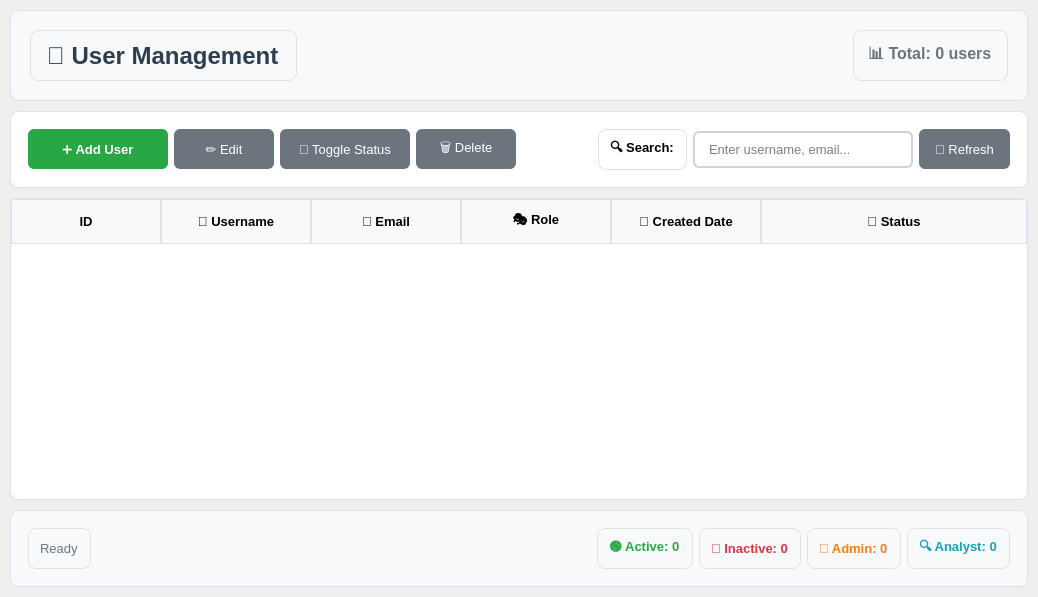
<?xml version="1.0" encoding="UTF-8"?>
<ui version="4.0">
 <class>Form</class>
 <widget class="QWidget" name="Form">
  <property name="geometry">
   <rect>
    <x>0</x>
    <y>0</y>
    <width>1038</width>
    <height>597</height>
   </rect>
  </property>
  <property name="font">
   <font>
    <pointsize>10</pointsize>
   </font>
  </property>
  <property name="windowTitle">
    <string>User Management</string>
  </property>
  <layout class="QVBoxLayout" name="mainLayout">
   <property name="spacing">
    <number>10</number>
   </property>
   <property name="leftMargin">
    <number>10</number>
   </property>
   <property name="topMargin">
    <number>10</number>
   </property>
   <property name="rightMargin">
    <number>10</number>
   </property>
   <property name="bottomMargin">
    <number>10</number>
   </property>
   <item>
    <widget class="QFrame" name="headerFrame">
     <property name="styleSheet">
      <string notr="true">QFrame {
    background-color: #f8f9fa;
    border: 1px solid #dee2e6;
    border-radius: 8px;
    padding: 10px;
}</string>
     </property>
     <property name="frameShape">
      <enum>QFrame::StyledPanel</enum>
     </property>
     <layout class="QHBoxLayout" name="headerLayout">
      <item>
       <widget class="QLabel" name="titleLabel">
        <property name="font">
         <font>
          <pointsize>18</pointsize>
          <weight>75</weight>
          <bold>true</bold>
         </font>
        </property>
        <property name="styleSheet">
         <string notr="true">color: #2c3e50;</string>
        </property>
        <property name="text">
         <string>👥 User Management</string>
        </property>
       </widget>
      </item>
      <item>
       <spacer name="headerSpacer">
        <property name="orientation">
         <enum>Qt::Horizontal</enum>
        </property>
        <property name="sizeHint" stdset="0">
         <size>
          <width>40</width>
          <height>20</height>
         </size>
        </property>
       </spacer>
      </item>
      <item>
       <widget class="QLabel" name="statsLabel">
        <property name="font">
         <font>
          <pointsize>12</pointsize>
          <weight>75</weight>
          <bold>true</bold>
         </font>
        </property>
        <property name="styleSheet">
         <string notr="true">color: #6c757d;</string>
        </property>
        <property name="text">
         <string>📊 Total: 0 users</string>
        </property>
       </widget>
      </item>
     </layout>
    </widget>
   </item>
   <item>
    <widget class="QFrame" name="toolbarFrame">
     <property name="styleSheet">
      <string notr="true">QFrame {
    background-color: #ffffff;
    border: 1px solid #dee2e6;
    border-radius: 8px;
    padding: 8px;
}</string>
     </property>
     <property name="frameShape">
      <enum>QFrame::StyledPanel</enum>
     </property>
     <layout class="QHBoxLayout" name="toolbarLayout">
      <item>
       <widget class="QPushButton" name="addUserBtn">
        <property name="minimumSize">
         <size>
          <width>140</width>
          <height>40</height>
         </size>
        </property>
        <property name="font">
         <font>
          <pointsize>10</pointsize>
          <weight>75</weight>
          <bold>true</bold>
         </font>
        </property>
        <property name="styleSheet">
         <string notr="true">QPushButton {
    background-color: #28a745;
    color: white;
    border: none;
    border-radius: 6px;
    padding: 8px 16px;
}
QPushButton:hover {
    background-color: #218838;
}
QPushButton:pressed {
    background-color: #1e7e34;
}</string>
        </property>
        <property name="text">
         <string>➕ Add User</string>
        </property>
       </widget>
      </item>
      <item>
       <widget class="QPushButton" name="editUserBtn">
        <property name="enabled">
         <bool>false</bool>
        </property>
        <property name="minimumSize">
         <size>
          <width>100</width>
          <height>40</height>
         </size>
        </property>
        <property name="font">
         <font>
          <pointsize>10</pointsize>
         </font>
        </property>
        <property name="styleSheet">
         <string notr="true">QPushButton {
    background-color: #007bff;
    color: white;
    border: none;
    border-radius: 6px;
    padding: 8px 16px;
}
QPushButton:hover {
    background-color: #0056b3;
}
QPushButton:disabled {
    background-color: #6c757d;
    color: #ffffff;
}</string>
        </property>
        <property name="text">
         <string>✏️ Edit</string>
        </property>
       </widget>
      </item>
      <item>
       <widget class="QPushButton" name="toggleStatusBtn">
        <property name="enabled">
         <bool>false</bool>
        </property>
        <property name="minimumSize">
         <size>
          <width>130</width>
          <height>40</height>
         </size>
        </property>
        <property name="font">
         <font>
          <pointsize>10</pointsize>
         </font>
        </property>
        <property name="styleSheet">
         <string notr="true">QPushButton {
    background-color: #ffc107;
    color: #212529;
    border: none;
    border-radius: 6px;
    padding: 8px 16px;
}
QPushButton:hover {
    background-color: #e0a800;
}
QPushButton:disabled {
    background-color: #6c757d;
    color: #ffffff;
}</string>
        </property>
        <property name="text">
         <string>🔄 Toggle Status</string>
        </property>
       </widget>
      </item>
      <item>
       <widget class="QPushButton" name="deleteUserBtn">
        <property name="enabled">
         <bool>false</bool>
        </property>
        <property name="minimumSize">
         <size>
          <width>100</width>
          <height>40</height>
         </size>
        </property>
        <property name="font">
         <font>
          <pointsize>10</pointsize>
         </font>
        </property>
        <property name="styleSheet">
         <string notr="true">QPushButton {
    background-color: #dc3545;
    color: white;
    border: none;
    border-radius: 6px;
    padding: 8px 16px;
}
QPushButton:hover {
    background-color: #c82333;
}
QPushButton:disabled {
    background-color: #6c757d;
    color: #ffffff;
}</string>
        </property>
        <property name="text">
         <string>🗑️ Delete</string>
        </property>
       </widget>
      </item>
      <item>
       <spacer name="toolbarSpacer">
        <property name="orientation">
         <enum>Qt::Horizontal</enum>
        </property>
        <property name="sizeHint" stdset="0">
         <size>
          <width>40</width>
          <height>20</height>
         </size>
        </property>
       </spacer>
      </item>
      <item>
       <widget class="QLabel" name="searchLabel">
        <property name="font">
         <font>
          <pointsize>10</pointsize>
          <weight>75</weight>
          <bold>true</bold>
         </font>
        </property>
        <property name="text">
         <string>🔍 Search:</string>
        </property>
       </widget>
      </item>
      <item>
       <widget class="QLineEdit" name="searchEdit">
        <property name="minimumSize">
         <size>
          <width>220</width>
          <height>35</height>
         </size>
        </property>
        <property name="font">
         <font>
          <pointsize>10</pointsize>
         </font>
        </property>
        <property name="styleSheet">
         <string notr="true">QLineEdit {
    border: 2px solid #ced4da;
    border-radius: 6px;
    padding: 8px 12px;
    background-color: #ffffff;
}
QLineEdit:focus {
    border-color: #007bff;
    outline: none;
}</string>
        </property>
        <property name="placeholderText">
         <string>Enter username, email...</string>
        </property>
       </widget>
      </item>
      <item>
       <widget class="QPushButton" name="refreshBtn">
        <property name="minimumSize">
         <size>
          <width>90</width>
          <height>40</height>
         </size>
        </property>
        <property name="font">
         <font>
          <pointsize>10</pointsize>
         </font>
        </property>
        <property name="styleSheet">
         <string notr="true">QPushButton {
    background-color: #6c757d;
    color: white;
    border: none;
    border-radius: 6px;
    padding: 8px 16px;
}
QPushButton:hover {
    background-color: #545b62;
}</string>
        </property>
        <property name="text">
         <string>🔄 Refresh</string>
        </property>
       </widget>
      </item>
     </layout>
    </widget>
   </item>
   <item>
    <widget class="QTableWidget" name="usersTable">
     <property name="styleSheet">
      <string notr="true">QTableWidget {
    border: 1px solid #dee2e6;
    border-radius: 8px;
    background-color: #ffffff;
    gridline-color: #dee2e6;
}
QTableWidget::item {
    padding: 8px;
    border-bottom: 1px solid #dee2e6;
}
QTableWidget::item:selected {
    background-color: #007bff;
    color: white;
}
QHeaderView::section {
    background-color: #f8f9fa;
    border: 1px solid #dee2e6;
    padding: 8px;
    font-weight: bold;
}</string>
     </property>
     <property name="alternatingRowColors">
      <bool>true</bool>
     </property>
     <property name="selectionBehavior">
      <enum>QAbstractItemView::SelectRows</enum>
     </property>
     <property name="sortingEnabled">
      <bool>true</bool>
     </property>
     <property name="columnCount">
      <number>6</number>
     </property>
     <attribute name="horizontalHeaderCascadingSectionResizes">
      <bool>false</bool>
     </attribute>
     <attribute name="horizontalHeaderDefaultSectionSize">
      <number>150</number>
     </attribute>
     <attribute name="horizontalHeaderStretchLastSection">
      <bool>true</bool>
     </attribute>
     <column>
      <property name="text">
       <string>ID</string>
      </property>
     </column>
     <column>
      <property name="text">
       <string>👤 Username</string>
      </property>
     </column>
     <column>
      <property name="text">
       <string>📧 Email</string>
      </property>
     </column>
     <column>
      <property name="text">
       <string>🎭 Role</string>
      </property>
     </column>
     <column>
      <property name="text">
       <string>📅 Created Date</string>
      </property>
     </column>
     <column>
      <property name="text">
       <string>🔘 Status</string>
      </property>
     </column>
    </widget>
   </item>
   <item>
    <widget class="QFrame" name="statusFrame">
     <property name="styleSheet">
      <string notr="true">QFrame {
    background-color: #f8f9fa;
    border: 1px solid #dee2e6;
    border-radius: 8px;
    padding: 8px;
}</string>
     </property>
     <property name="frameShape">
      <enum>QFrame::StyledPanel</enum>
     </property>
     <layout class="QHBoxLayout" name="statusLayout">
      <item>
       <widget class="QLabel" name="statusLabel">
        <property name="font">
         <font>
          <pointsize>10</pointsize>
         </font>
        </property>
        <property name="styleSheet">
         <string notr="true">color: #6c757d;</string>
        </property>
        <property name="text">
         <string>Ready</string>
        </property>
       </widget>
      </item>
      <item>
       <spacer name="statusSpacer">
        <property name="orientation">
         <enum>Qt::Horizontal</enum>
        </property>
        <property name="sizeHint" stdset="0">
         <size>
          <width>40</width>
          <height>20</height>
         </size>
        </property>
       </spacer>
      </item>
      <item>
       <widget class="QLabel" name="activeUsersLabel">
        <property name="font">
         <font>
          <pointsize>10</pointsize>
          <weight>75</weight>
          <bold>true</bold>
         </font>
        </property>
        <property name="styleSheet">
         <string notr="true">color: #28a745;</string>
        </property>
        <property name="text">
         <string>🟢 Active: 0</string>
        </property>
       </widget>
      </item>
      <item>
       <widget class="QLabel" name="inactiveUsersLabel">
        <property name="font">
         <font>
          <pointsize>10</pointsize>
          <weight>75</weight>
          <bold>true</bold>
         </font>
        </property>
        <property name="styleSheet">
         <string notr="true">color: #dc3545;</string>
        </property>
        <property name="text">
         <string>🔴 Inactive: 0</string>
        </property>
       </widget>
      </item>
      <item>
       <widget class="QLabel" name="adminUsersLabel">
        <property name="font">
         <font>
          <pointsize>10</pointsize>
          <weight>75</weight>
          <bold>true</bold>
         </font>
        </property>
        <property name="styleSheet">
         <string notr="true">color: #fd7e14;</string>
        </property>
        <property name="text">
         <string>👑 Admin: 0</string>
        </property>
       </widget>
      </item>
      <item>
       <widget class="QLabel" name="analystUsersLabel">
        <property name="font">
         <font>
          <pointsize>10</pointsize>
          <weight>75</weight>
          <bold>true</bold>
         </font>
        </property>
        <property name="styleSheet">
         <string notr="true">color: #17a2b8;</string>
        </property>
        <property name="text">
         <string>🔍 Analyst: 0</string>
        </property>
       </widget>
      </item>
     </layout>
    </widget>
   </item>
  </layout>
 </widget>
 <resources/>
 <connections/>
</ui>
